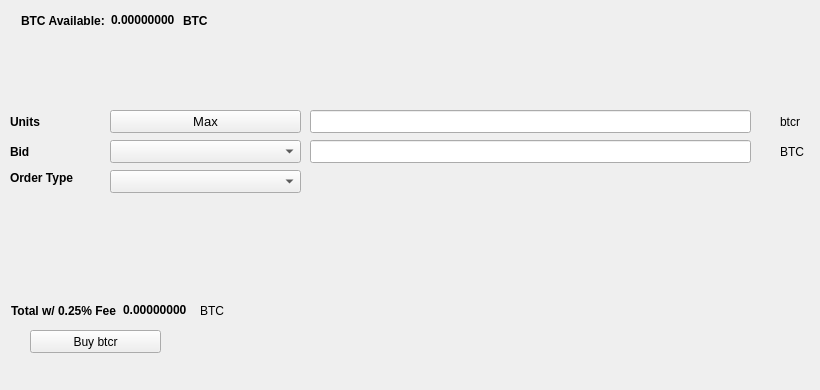
   <widget class="QWidget" name="BuyTab">
    <attribute name="title">
     <string>Buy</string>
    </attribute>
    <widget class="QPushButton" name="Buybtcr">
     <property name="geometry">
      <rect>
       <x>30</x>
       <y>330</y>
       <width>131</width>
       <height>23</height>
      </rect>
     </property>
     <property name="text">
      <string>Buy btcr</string>
     </property>
     <property name="icon">
      <iconset resource="../btcr.qrc">
       <normaloff>:/icons/bitcoin</normaloff>:/icons/bitcoin</iconset>
     </property>
    </widget>
    <widget class="QLabel" name="label_3">
     <property name="geometry">
      <rect>
       <x>10</x>
       <y>110</y>
       <width>46</width>
       <height>23</height>
      </rect>
     </property>
     <property name="font">
      <font>
       <weight>75</weight>
       <bold>true</bold>
      </font>
     </property>
     <property name="text">
      <string>Units</string>
     </property>
    </widget>
    <widget class="QLineEdit" name="UnitsInput">
     <property name="geometry">
      <rect>
       <x>310</x>
       <y>110</y>
       <width>441</width>
       <height>23</height>
      </rect>
     </property>
     <property name="font">
      <font>
       <pointsize>9</pointsize>
       <weight>75</weight>
       <bold>true</bold>
      </font>
     </property>
    </widget>
    <widget class="QLineEdit" name="BuyBidPriceEdit">
     <property name="geometry">
      <rect>
       <x>310</x>
       <y>140</y>
       <width>441</width>
       <height>23</height>
      </rect>
     </property>
     <property name="font">
      <font>
       <pointsize>9</pointsize>
       <weight>75</weight>
       <bold>true</bold>
      </font>
     </property>
    </widget>
    <widget class="QLabel" name="label_4">
     <property name="geometry">
      <rect>
       <x>780</x>
       <y>110</y>
       <width>31</width>
       <height>23</height>
      </rect>
     </property>
     <property name="text">
      <string>btcr</string>
     </property>
    </widget>
    <widget class="QLabel" name="label_5">
     <property name="geometry">
      <rect>
       <x>780</x>
       <y>140</y>
       <width>31</width>
       <height>23</height>
      </rect>
     </property>
     <property name="text">
      <string>BTC</string>
     </property>
    </widget>
    <widget class="QLabel" name="label_6">
     <property name="geometry">
      <rect>
       <x>10</x>
       <y>140</y>
       <width>46</width>
       <height>23</height>
      </rect>
     </property>
     <property name="font">
      <font>
       <weight>75</weight>
       <bold>true</bold>
      </font>
     </property>
     <property name="text">
      <string>Bid</string>
     </property>
    </widget>
    <widget class="QLabel" name="label_7">
     <property name="geometry">
      <rect>
       <x>10</x>
       <y>170</y>
       <width>91</width>
       <height>16</height>
      </rect>
     </property>
     <property name="font">
      <font>
       <weight>75</weight>
       <bold>true</bold>
      </font>
     </property>
     <property name="text">
      <string>Order Type</string>
     </property>
    </widget>
    <widget class="QPushButton" name="Buy_Max_Amount">
     <property name="geometry">
      <rect>
       <x>110</x>
       <y>110</y>
       <width>191</width>
       <height>23</height>
      </rect>
     </property>
     <property name="font">
      <font>
       <pointsize>10</pointsize>
      </font>
     </property>
     <property name="text">
      <string>Max</string>
     </property>
    </widget>
    <widget class="QComboBox" name="BuyBidcomboBox">
     <property name="geometry">
      <rect>
       <x>110</x>
       <y>140</y>
       <width>191</width>
       <height>23</height>
      </rect>
     </property>
     <property name="font">
      <font>
       <pointsize>10</pointsize>
      </font>
     </property>
    </widget>
    <widget class="QComboBox" name="buyOrdertypeCombo">
     <property name="geometry">
      <rect>
       <x>110</x>
       <y>170</y>
       <width>191</width>
       <height>23</height>
      </rect>
     </property>
     <property name="font">
      <font>
       <pointsize>10</pointsize>
      </font>
     </property>
    </widget>
    <widget class="QWidget" name="layoutWidget1">
     <property name="geometry">
      <rect>
       <x>21</x>
       <y>11</y>
       <width>227</width>
       <height>19</height>
      </rect>
     </property>
     <layout class="QHBoxLayout" name="horizontalLayout_3">
      <item>
       <widget class="QLabel" name="label232">
        <property name="font">
         <font>
          <weight>75</weight>
          <bold>true</bold>
         </font>
        </property>
        <property name="text">
         <string>BTC Available:</string>
        </property>
       </widget>
      </item>
      <item>
       <widget class="QLabel" name="BtcAvailableLbl">
        <property name="palette">
         <palette>
          <active>
           <colorrole role="WindowText">
            <brush brushstyle="SolidPattern">
             <color alpha="255">
              <red>0</red>
              <green>0</green>
              <blue>0</blue>
             </color>
            </brush>
           </colorrole>
           <colorrole role="Button">
            <brush brushstyle="SolidPattern">
             <color alpha="255">
              <red>0</red>
              <green>170</green>
              <blue>0</blue>
             </color>
            </brush>
           </colorrole>
           <colorrole role="Light">
            <brush brushstyle="SolidPattern">
             <color alpha="255">
              <red>0</red>
              <green>255</green>
              <blue>0</blue>
             </color>
            </brush>
           </colorrole>
           <colorrole role="Midlight">
            <brush brushstyle="SolidPattern">
             <color alpha="255">
              <red>0</red>
              <green>212</green>
              <blue>0</blue>
             </color>
            </brush>
           </colorrole>
           <colorrole role="Dark">
            <brush brushstyle="SolidPattern">
             <color alpha="255">
              <red>0</red>
              <green>85</green>
              <blue>0</blue>
             </color>
            </brush>
           </colorrole>
           <colorrole role="Mid">
            <brush brushstyle="SolidPattern">
             <color alpha="255">
              <red>0</red>
              <green>113</green>
              <blue>0</blue>
             </color>
            </brush>
           </colorrole>
           <colorrole role="Text">
            <brush brushstyle="SolidPattern">
             <color alpha="255">
              <red>0</red>
              <green>170</green>
              <blue>0</blue>
             </color>
            </brush>
           </colorrole>
           <colorrole role="BrightText">
            <brush brushstyle="SolidPattern">
             <color alpha="255">
              <red>255</red>
              <green>255</green>
              <blue>255</blue>
             </color>
            </brush>
           </colorrole>
           <colorrole role="ButtonText">
            <brush brushstyle="SolidPattern">
             <color alpha="255">
              <red>0</red>
              <green>0</green>
              <blue>0</blue>
             </color>
            </brush>
           </colorrole>
           <colorrole role="Base">
            <brush brushstyle="SolidPattern">
             <color alpha="255">
              <red>255</red>
              <green>255</green>
              <blue>255</blue>
             </color>
            </brush>
           </colorrole>
           <colorrole role="Window">
            <brush brushstyle="SolidPattern">
             <color alpha="255">
              <red>0</red>
              <green>170</green>
              <blue>0</blue>
             </color>
            </brush>
           </colorrole>
           <colorrole role="Shadow">
            <brush brushstyle="SolidPattern">
             <color alpha="255">
              <red>0</red>
              <green>0</green>
              <blue>0</blue>
             </color>
            </brush>
           </colorrole>
           <colorrole role="AlternateBase">
            <brush brushstyle="SolidPattern">
             <color alpha="255">
              <red>127</red>
              <green>212</green>
              <blue>127</blue>
             </color>
            </brush>
           </colorrole>
           <colorrole role="ToolTipBase">
            <brush brushstyle="SolidPattern">
             <color alpha="255">
              <red>255</red>
              <green>255</green>
              <blue>220</blue>
             </color>
            </brush>
           </colorrole>
           <colorrole role="ToolTipText">
            <brush brushstyle="SolidPattern">
             <color alpha="255">
              <red>0</red>
              <green>0</green>
              <blue>0</blue>
             </color>
            </brush>
           </colorrole>
          </active>
          <inactive>
           <colorrole role="WindowText">
            <brush brushstyle="SolidPattern">
             <color alpha="255">
              <red>0</red>
              <green>0</green>
              <blue>0</blue>
             </color>
            </brush>
           </colorrole>
           <colorrole role="Button">
            <brush brushstyle="SolidPattern">
             <color alpha="255">
              <red>0</red>
              <green>170</green>
              <blue>0</blue>
             </color>
            </brush>
           </colorrole>
           <colorrole role="Light">
            <brush brushstyle="SolidPattern">
             <color alpha="255">
              <red>0</red>
              <green>255</green>
              <blue>0</blue>
             </color>
            </brush>
           </colorrole>
           <colorrole role="Midlight">
            <brush brushstyle="SolidPattern">
             <color alpha="255">
              <red>0</red>
              <green>212</green>
              <blue>0</blue>
             </color>
            </brush>
           </colorrole>
           <colorrole role="Dark">
            <brush brushstyle="SolidPattern">
             <color alpha="255">
              <red>0</red>
              <green>85</green>
              <blue>0</blue>
             </color>
            </brush>
           </colorrole>
           <colorrole role="Mid">
            <brush brushstyle="SolidPattern">
             <color alpha="255">
              <red>0</red>
              <green>113</green>
              <blue>0</blue>
             </color>
            </brush>
           </colorrole>
           <colorrole role="Text">
            <brush brushstyle="SolidPattern">
             <color alpha="255">
              <red>0</red>
              <green>170</green>
              <blue>0</blue>
             </color>
            </brush>
           </colorrole>
           <colorrole role="BrightText">
            <brush brushstyle="SolidPattern">
             <color alpha="255">
              <red>255</red>
              <green>255</green>
              <blue>255</blue>
             </color>
            </brush>
           </colorrole>
           <colorrole role="ButtonText">
            <brush brushstyle="SolidPattern">
             <color alpha="255">
              <red>0</red>
              <green>0</green>
              <blue>0</blue>
             </color>
            </brush>
           </colorrole>
           <colorrole role="Base">
            <brush brushstyle="SolidPattern">
             <color alpha="255">
              <red>255</red>
              <green>255</green>
              <blue>255</blue>
             </color>
            </brush>
           </colorrole>
           <colorrole role="Window">
            <brush brushstyle="SolidPattern">
             <color alpha="255">
              <red>0</red>
              <green>170</green>
              <blue>0</blue>
             </color>
            </brush>
           </colorrole>
           <colorrole role="Shadow">
            <brush brushstyle="SolidPattern">
             <color alpha="255">
              <red>0</red>
              <green>0</green>
              <blue>0</blue>
             </color>
            </brush>
           </colorrole>
           <colorrole role="AlternateBase">
            <brush brushstyle="SolidPattern">
             <color alpha="255">
              <red>127</red>
              <green>212</green>
              <blue>127</blue>
             </color>
            </brush>
           </colorrole>
           <colorrole role="ToolTipBase">
            <brush brushstyle="SolidPattern">
             <color alpha="255">
              <red>255</red>
              <green>255</green>
              <blue>220</blue>
             </color>
            </brush>
           </colorrole>
           <colorrole role="ToolTipText">
            <brush brushstyle="SolidPattern">
             <color alpha="255">
              <red>0</red>
              <green>0</green>
              <blue>0</blue>
             </color>
            </brush>
           </colorrole>
          </inactive>
          <disabled>
           <colorrole role="WindowText">
            <brush brushstyle="SolidPattern">
             <color alpha="255">
              <red>0</red>
              <green>85</green>
              <blue>0</blue>
             </color>
            </brush>
           </colorrole>
           <colorrole role="Button">
            <brush brushstyle="SolidPattern">
             <color alpha="255">
              <red>0</red>
              <green>170</green>
              <blue>0</blue>
             </color>
            </brush>
           </colorrole>
           <colorrole role="Light">
            <brush brushstyle="SolidPattern">
             <color alpha="255">
              <red>0</red>
              <green>255</green>
              <blue>0</blue>
             </color>
            </brush>
           </colorrole>
           <colorrole role="Midlight">
            <brush brushstyle="SolidPattern">
             <color alpha="255">
              <red>0</red>
              <green>212</green>
              <blue>0</blue>
             </color>
            </brush>
           </colorrole>
           <colorrole role="Dark">
            <brush brushstyle="SolidPattern">
             <color alpha="255">
              <red>0</red>
              <green>85</green>
              <blue>0</blue>
             </color>
            </brush>
           </colorrole>
           <colorrole role="Mid">
            <brush brushstyle="SolidPattern">
             <color alpha="255">
              <red>0</red>
              <green>113</green>
              <blue>0</blue>
             </color>
            </brush>
           </colorrole>
           <colorrole role="Text">
            <brush brushstyle="SolidPattern">
             <color alpha="255">
              <red>0</red>
              <green>85</green>
              <blue>0</blue>
             </color>
            </brush>
           </colorrole>
           <colorrole role="BrightText">
            <brush brushstyle="SolidPattern">
             <color alpha="255">
              <red>255</red>
              <green>255</green>
              <blue>255</blue>
             </color>
            </brush>
           </colorrole>
           <colorrole role="ButtonText">
            <brush brushstyle="SolidPattern">
             <color alpha="255">
              <red>0</red>
              <green>85</green>
              <blue>0</blue>
             </color>
            </brush>
           </colorrole>
           <colorrole role="Base">
            <brush brushstyle="SolidPattern">
             <color alpha="255">
              <red>0</red>
              <green>170</green>
              <blue>0</blue>
             </color>
            </brush>
           </colorrole>
           <colorrole role="Window">
            <brush brushstyle="SolidPattern">
             <color alpha="255">
              <red>0</red>
              <green>170</green>
              <blue>0</blue>
             </color>
            </brush>
           </colorrole>
           <colorrole role="Shadow">
            <brush brushstyle="SolidPattern">
             <color alpha="255">
              <red>0</red>
              <green>0</green>
              <blue>0</blue>
             </color>
            </brush>
           </colorrole>
           <colorrole role="AlternateBase">
            <brush brushstyle="SolidPattern">
             <color alpha="255">
              <red>0</red>
              <green>170</green>
              <blue>0</blue>
             </color>
            </brush>
           </colorrole>
           <colorrole role="ToolTipBase">
            <brush brushstyle="SolidPattern">
             <color alpha="255">
              <red>255</red>
              <green>255</green>
              <blue>220</blue>
             </color>
            </brush>
           </colorrole>
           <colorrole role="ToolTipText">
            <brush brushstyle="SolidPattern">
             <color alpha="255">
              <red>0</red>
              <green>0</green>
              <blue>0</blue>
             </color>
            </brush>
           </colorrole>
          </disabled>
         </palette>
        </property>
        <property name="font">
         <font>
          <weight>75</weight>
          <bold>true</bold>
         </font>
        </property>
        <property name="text">
         <string>0.00000000</string>
        </property>
        <property name="textInteractionFlags">
         <set>Qt::LinksAccessibleByMouse|Qt::TextSelectableByKeyboard|Qt::TextSelectableByMouse</set>
        </property>
       </widget>
      </item>
      <item>
       <widget class="QLabel" name="BtcAvailableLbl_2">
        <property name="font">
         <font>
          <weight>75</weight>
          <bold>true</bold>
         </font>
        </property>
        <property name="text">
         <string>BTC</string>
        </property>
       </widget>
      </item>
     </layout>
    </widget>
    <widget class="QWidget" name="layoutWidge2">
     <property name="geometry">
      <rect>
       <x>11</x>
       <y>301</y>
       <width>259</width>
       <height>19</height>
      </rect>
     </property>
     <layout class="QHBoxLayout" name="horizontalLayout_4">
      <item>
       <widget class="QLabel" name="label_9">
        <property name="font">
         <font>
          <weight>75</weight>
          <bold>true</bold>
         </font>
        </property>
        <property name="text">
         <string>Total w/ 0.25% Fee</string>
        </property>
       </widget>
      </item>
      <item>
       <widget class="QLabel" name="BuyCostLabel">
        <property name="palette">
         <palette>
          <active>
           <colorrole role="WindowText">
            <brush brushstyle="SolidPattern">
             <color alpha="255">
              <red>0</red>
              <green>0</green>
              <blue>0</blue>
             </color>
            </brush>
           </colorrole>
           <colorrole role="Button">
            <brush brushstyle="SolidPattern">
             <color alpha="255">
              <red>0</red>
              <green>170</green>
              <blue>0</blue>
             </color>
            </brush>
           </colorrole>
           <colorrole role="Light">
            <brush brushstyle="SolidPattern">
             <color alpha="255">
              <red>0</red>
              <green>255</green>
              <blue>0</blue>
             </color>
            </brush>
           </colorrole>
           <colorrole role="Midlight">
            <brush brushstyle="SolidPattern">
             <color alpha="255">
              <red>0</red>
              <green>212</green>
              <blue>0</blue>
             </color>
            </brush>
           </colorrole>
           <colorrole role="Dark">
            <brush brushstyle="SolidPattern">
             <color alpha="255">
              <red>0</red>
              <green>85</green>
              <blue>0</blue>
             </color>
            </brush>
           </colorrole>
           <colorrole role="Mid">
            <brush brushstyle="SolidPattern">
             <color alpha="255">
              <red>0</red>
              <green>113</green>
              <blue>0</blue>
             </color>
            </brush>
           </colorrole>
           <colorrole role="Text">
            <brush brushstyle="SolidPattern">
             <color alpha="255">
              <red>0</red>
              <green>170</green>
              <blue>0</blue>
             </color>
            </brush>
           </colorrole>
           <colorrole role="BrightText">
            <brush brushstyle="SolidPattern">
             <color alpha="255">
              <red>255</red>
              <green>255</green>
              <blue>255</blue>
             </color>
            </brush>
           </colorrole>
           <colorrole role="ButtonText">
            <brush brushstyle="SolidPattern">
             <color alpha="255">
              <red>0</red>
              <green>0</green>
              <blue>0</blue>
             </color>
            </brush>
           </colorrole>
           <colorrole role="Base">
            <brush brushstyle="SolidPattern">
             <color alpha="255">
              <red>255</red>
              <green>255</green>
              <blue>255</blue>
             </color>
            </brush>
           </colorrole>
           <colorrole role="Window">
            <brush brushstyle="SolidPattern">
             <color alpha="255">
              <red>0</red>
              <green>170</green>
              <blue>0</blue>
             </color>
            </brush>
           </colorrole>
           <colorrole role="Shadow">
            <brush brushstyle="SolidPattern">
             <color alpha="255">
              <red>0</red>
              <green>0</green>
              <blue>0</blue>
             </color>
            </brush>
           </colorrole>
           <colorrole role="AlternateBase">
            <brush brushstyle="SolidPattern">
             <color alpha="255">
              <red>127</red>
              <green>212</green>
              <blue>127</blue>
             </color>
            </brush>
           </colorrole>
           <colorrole role="ToolTipBase">
            <brush brushstyle="SolidPattern">
             <color alpha="255">
              <red>255</red>
              <green>255</green>
              <blue>220</blue>
             </color>
            </brush>
           </colorrole>
           <colorrole role="ToolTipText">
            <brush brushstyle="SolidPattern">
             <color alpha="255">
              <red>0</red>
              <green>0</green>
              <blue>0</blue>
             </color>
            </brush>
           </colorrole>
          </active>
          <inactive>
           <colorrole role="WindowText">
            <brush brushstyle="SolidPattern">
             <color alpha="255">
              <red>0</red>
              <green>0</green>
              <blue>0</blue>
             </color>
            </brush>
           </colorrole>
           <colorrole role="Button">
            <brush brushstyle="SolidPattern">
             <color alpha="255">
              <red>0</red>
              <green>170</green>
              <blue>0</blue>
             </color>
            </brush>
           </colorrole>
           <colorrole role="Light">
            <brush brushstyle="SolidPattern">
             <color alpha="255">
              <red>0</red>
              <green>255</green>
              <blue>0</blue>
             </color>
            </brush>
           </colorrole>
           <colorrole role="Midlight">
            <brush brushstyle="SolidPattern">
             <color alpha="255">
              <red>0</red>
              <green>212</green>
              <blue>0</blue>
             </color>
            </brush>
           </colorrole>
           <colorrole role="Dark">
            <brush brushstyle="SolidPattern">
             <color alpha="255">
              <red>0</red>
              <green>85</green>
              <blue>0</blue>
             </color>
            </brush>
           </colorrole>
           <colorrole role="Mid">
            <brush brushstyle="SolidPattern">
             <color alpha="255">
              <red>0</red>
              <green>113</green>
              <blue>0</blue>
             </color>
            </brush>
           </colorrole>
           <colorrole role="Text">
            <brush brushstyle="SolidPattern">
             <color alpha="255">
              <red>0</red>
              <green>170</green>
              <blue>0</blue>
             </color>
            </brush>
           </colorrole>
           <colorrole role="BrightText">
            <brush brushstyle="SolidPattern">
             <color alpha="255">
              <red>255</red>
              <green>255</green>
              <blue>255</blue>
             </color>
            </brush>
           </colorrole>
           <colorrole role="ButtonText">
            <brush brushstyle="SolidPattern">
             <color alpha="255">
              <red>0</red>
              <green>0</green>
              <blue>0</blue>
             </color>
            </brush>
           </colorrole>
           <colorrole role="Base">
            <brush brushstyle="SolidPattern">
             <color alpha="255">
              <red>255</red>
              <green>255</green>
              <blue>255</blue>
             </color>
            </brush>
           </colorrole>
           <colorrole role="Window">
            <brush brushstyle="SolidPattern">
             <color alpha="255">
              <red>0</red>
              <green>170</green>
              <blue>0</blue>
             </color>
            </brush>
           </colorrole>
           <colorrole role="Shadow">
            <brush brushstyle="SolidPattern">
             <color alpha="255">
              <red>0</red>
              <green>0</green>
              <blue>0</blue>
             </color>
            </brush>
           </colorrole>
           <colorrole role="AlternateBase">
            <brush brushstyle="SolidPattern">
             <color alpha="255">
              <red>127</red>
              <green>212</green>
              <blue>127</blue>
             </color>
            </brush>
           </colorrole>
           <colorrole role="ToolTipBase">
            <brush brushstyle="SolidPattern">
             <color alpha="255">
              <red>255</red>
              <green>255</green>
              <blue>220</blue>
             </color>
            </brush>
           </colorrole>
           <colorrole role="ToolTipText">
            <brush brushstyle="SolidPattern">
             <color alpha="255">
              <red>0</red>
              <green>0</green>
              <blue>0</blue>
             </color>
            </brush>
           </colorrole>
          </inactive>
          <disabled>
           <colorrole role="WindowText">
            <brush brushstyle="SolidPattern">
             <color alpha="255">
              <red>0</red>
              <green>85</green>
              <blue>0</blue>
             </color>
            </brush>
           </colorrole>
           <colorrole role="Button">
            <brush brushstyle="SolidPattern">
             <color alpha="255">
              <red>0</red>
              <green>170</green>
              <blue>0</blue>
             </color>
            </brush>
           </colorrole>
           <colorrole role="Light">
            <brush brushstyle="SolidPattern">
             <color alpha="255">
              <red>0</red>
              <green>255</green>
              <blue>0</blue>
             </color>
            </brush>
           </colorrole>
           <colorrole role="Midlight">
            <brush brushstyle="SolidPattern">
             <color alpha="255">
              <red>0</red>
              <green>212</green>
              <blue>0</blue>
             </color>
            </brush>
           </colorrole>
           <colorrole role="Dark">
            <brush brushstyle="SolidPattern">
             <color alpha="255">
              <red>0</red>
              <green>85</green>
              <blue>0</blue>
             </color>
            </brush>
           </colorrole>
           <colorrole role="Mid">
            <brush brushstyle="SolidPattern">
             <color alpha="255">
              <red>0</red>
              <green>113</green>
              <blue>0</blue>
             </color>
            </brush>
           </colorrole>
           <colorrole role="Text">
            <brush brushstyle="SolidPattern">
             <color alpha="255">
              <red>0</red>
              <green>85</green>
              <blue>0</blue>
             </color>
            </brush>
           </colorrole>
           <colorrole role="BrightText">
            <brush brushstyle="SolidPattern">
             <color alpha="255">
              <red>255</red>
              <green>255</green>
              <blue>255</blue>
             </color>
            </brush>
           </colorrole>
           <colorrole role="ButtonText">
            <brush brushstyle="SolidPattern">
             <color alpha="255">
              <red>0</red>
              <green>85</green>
              <blue>0</blue>
             </color>
            </brush>
           </colorrole>
           <colorrole role="Base">
            <brush brushstyle="SolidPattern">
             <color alpha="255">
              <red>0</red>
              <green>170</green>
              <blue>0</blue>
             </color>
            </brush>
           </colorrole>
           <colorrole role="Window">
            <brush brushstyle="SolidPattern">
             <color alpha="255">
              <red>0</red>
              <green>170</green>
              <blue>0</blue>
             </color>
            </brush>
           </colorrole>
           <colorrole role="Shadow">
            <brush brushstyle="SolidPattern">
             <color alpha="255">
              <red>0</red>
              <green>0</green>
              <blue>0</blue>
             </color>
            </brush>
           </colorrole>
           <colorrole role="AlternateBase">
            <brush brushstyle="SolidPattern">
             <color alpha="255">
              <red>0</red>
              <green>170</green>
              <blue>0</blue>
             </color>
            </brush>
           </colorrole>
           <colorrole role="ToolTipBase">
            <brush brushstyle="SolidPattern">
             <color alpha="255">
              <red>255</red>
              <green>255</green>
              <blue>220</blue>
             </color>
            </brush>
           </colorrole>
           <colorrole role="ToolTipText">
            <brush brushstyle="SolidPattern">
             <color alpha="255">
              <red>0</red>
              <green>0</green>
              <blue>0</blue>
             </color>
            </brush>
           </colorrole>
          </disabled>
         </palette>
        </property>
        <property name="font">
         <font>
          <weight>75</weight>
          <bold>true</bold>
         </font>
        </property>
        <property name="autoFillBackground">
         <bool>false</bool>
        </property>
        <property name="text">
         <string>0.00000000</string>
        </property>
        <property name="textInteractionFlags">
         <set>Qt::LinksAccessibleByMouse|Qt::TextSelectableByMouse</set>
        </property>
       </widget>
      </item>
      <item>
       <widget class="QLabel" name="label_10">
        <property name="font">
         <font>
          <weight>50</weight>
          <bold>false</bold>
         </font>
        </property>
        <property name="text">
         <string>BTC</string>
        </property>
       </widget>
      </item>
     </layout>
    </widget>
    <widget class="QLabel" name="label_24">
     <property name="geometry">
      <rect>
       <x>460</x>
       <y>300</y>
       <width>281</width>
       <height>81</height>
      </rect>
     </property>
     <property name="text">
      <string/>
     </property>
     <property name="pixmap">
      <pixmap>:/images/bittrex</pixmap>
     </property>
    </widget>
   </widget>
